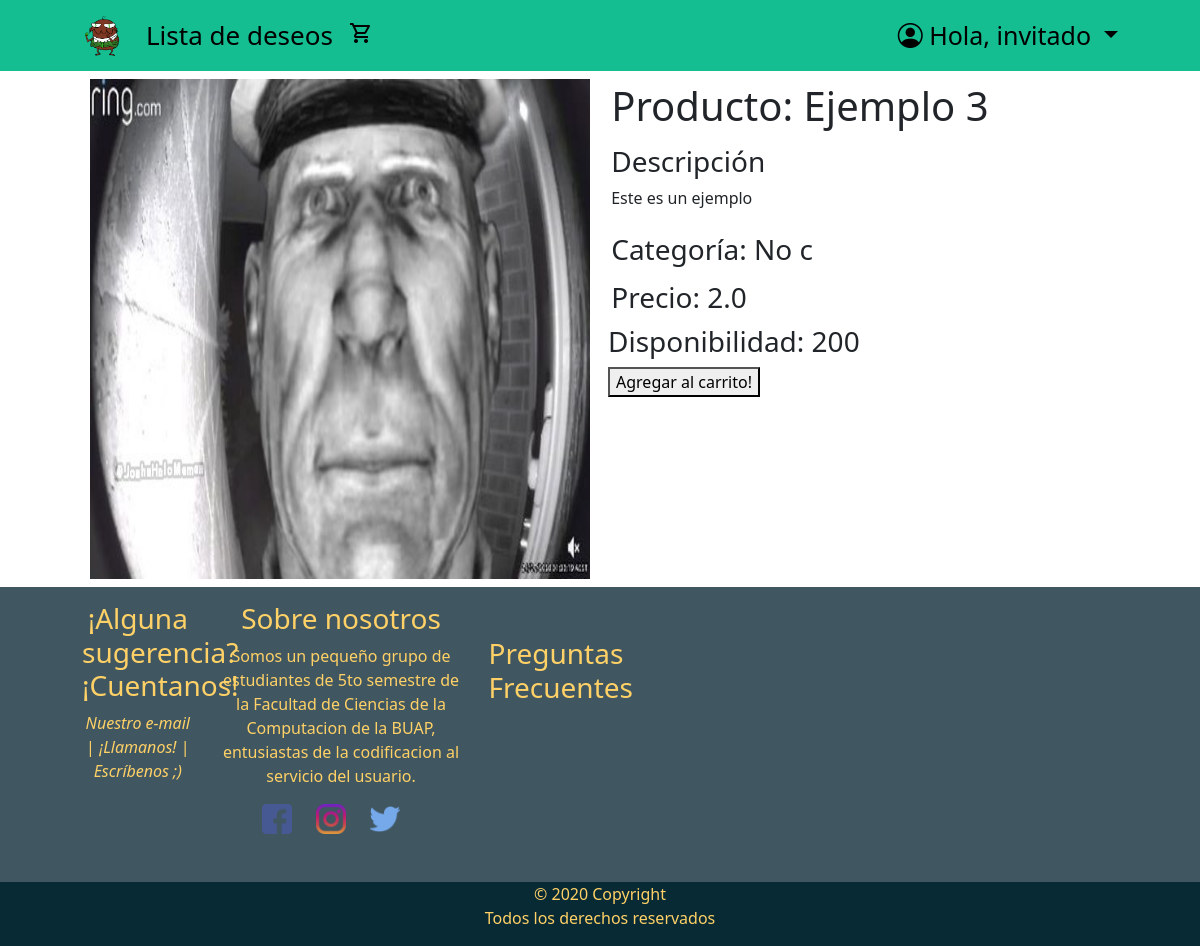
Before: /products/stock/1/ with the older database file.
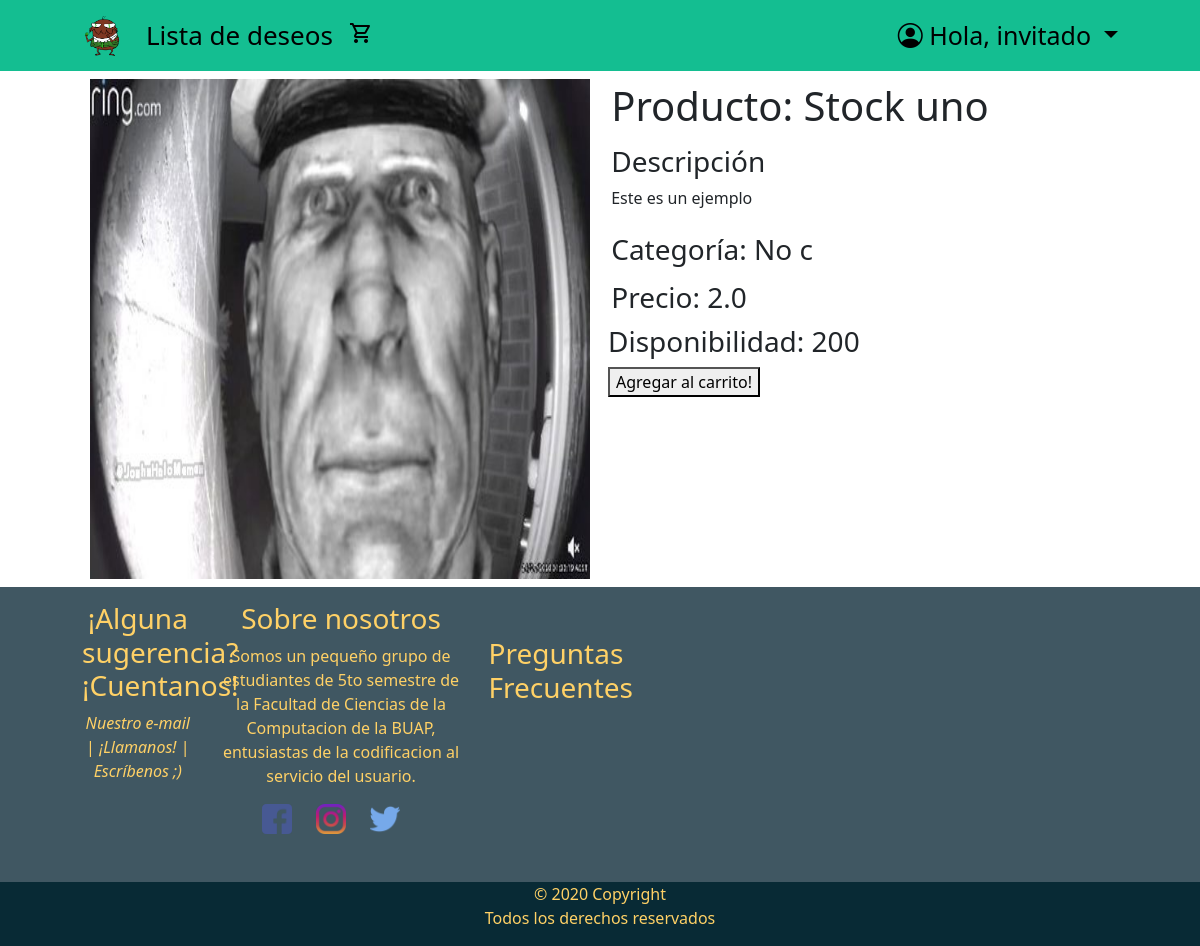
After: the same page with the newer database file.
### store/models.py (models this page shows, shortened)
class Product(models.Model):
    productName = models.CharField(max_length=50)
    description = models.CharField(max_length=200)
    category = models.CharField(max_length=50)
    isActive = models.BooleanField(default=True)
    image = models.ImageField()
    objects = models.Manager()
    products = ProductManager()
    seller = models.ForeignKey(User, null=True, on_delete=models.SET_NULL)
    class Meta:
        abstract = True

class StockProduct(Product):
    price = models.FloatField(max_length=50)
    inventory = models.PositiveIntegerField(blank=True,default=1)

### store/views.py (the view)
# urls.py: path("stock/<int:id_product>/", views.goToStockProduct, name="stockProductPage"),
def goToStockProduct(request,id_product):
    product = StockProduct.objects.get(id=id_product)
    if product.isActive:
        return render(request, "store/stockProductTemplate.html", {"product" : product})
    else:
        print("No puedes entrar! El usuario decidió que ya no está activo el producto")
        return HttpResponseNotAllowed("Not allowed")

### cart/context_processors.py (called while the page is built)
def cart(request):
    return {'cart':Cart (request)}

### store/templates/store/stockProductTemplate.html (shortened to what this page needs)
{% extends 'core/layout.html' %}
{% load static %}
{% block cssPath %}
<link rel="stylesheet" href="{% static 'store/productTemplate.css' %}"  type="text/css"/>
{% endblock cssPath %}
{% if productFound %}
    {% block body %}
    <div class="container">
        <div class="pictures">
            <img src="{{product.image.url}}"  alt="Product Image" width="500" height="500" />
        </div>
        <div class="productDescription">
            <div class="productName">
                <h1>Producto: {{ product.productName }}</h1>
            </div>
            <div class="description">
                <h3>Descripción</h3>
                <p>{{ product.description }}</p>
            </div>
            <div class="category">
                <h3>Categoría: {{ product.category }} <h3>
            </div>
            <div class="price">
                <h3>Precio: {{ product.price }} <h3>
            </div>
            <div class="inventory">
                <h3>Disponibilidad: {{ product.inventory }} <h3>
            </div>
            <div class="buy">
                <form method="POST" >
                    <button id="add-button" value={{product.id}} type="submit" name="BidProduct">Agregar al carrito!</button>
                </form>
            </div>
        </div>
    </div>
    {% endblock body %}
{% else %}
    <h1>Product no encontrado!</h1>
{% endif %}

Changed rows visible on the page:
changed StockProduct "No c": productName "Ejemplo 3" → "Stock uno"
